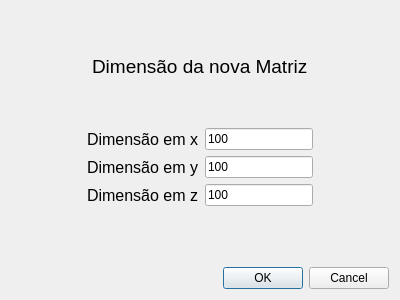
<?xml version="1.0" encoding="UTF-8"?>
<ui version="4.0">
 <class>JanelaNew</class>
 <widget class="QDialog" name="JanelaNew">
  <property name="geometry">
   <rect>
    <x>0</x>
    <y>0</y>
    <width>400</width>
    <height>300</height>
   </rect>
  </property>
  <property name="windowTitle">
   <string>Dialog</string>
  </property>
  <layout class="QVBoxLayout" name="verticalLayout_2" stretch="10,5,5,6">
   <item>
    <layout class="QHBoxLayout" name="horizontalLayout_4" stretch="0,0,0">
     <item>
      <spacer name="horizontalSpacer_4">
       <property name="orientation">
        <enum>Qt::Horizontal</enum>
       </property>
       <property name="sizeHint" stdset="0">
        <size>
         <width>40</width>
         <height>20</height>
        </size>
       </property>
      </spacer>
     </item>
     <item>
      <widget class="QLabel" name="label">
       <property name="font">
        <font>
         <family>Arial</family>
         <pointsize>14</pointsize>
        </font>
       </property>
       <property name="text">
        <string>Dimensão da nova Matriz</string>
       </property>
      </widget>
     </item>
     <item>
      <spacer name="horizontalSpacer_5">
       <property name="orientation">
        <enum>Qt::Horizontal</enum>
       </property>
       <property name="sizeHint" stdset="0">
        <size>
         <width>40</width>
         <height>20</height>
        </size>
       </property>
      </spacer>
     </item>
    </layout>
   </item>
   <item>
    <layout class="QVBoxLayout" name="verticalLayout">
     <item>
      <layout class="QHBoxLayout" name="horizontalLayout_5">
       <item>
        <spacer name="horizontalSpacer_11">
         <property name="orientation">
          <enum>Qt::Horizontal</enum>
         </property>
         <property name="sizeHint" stdset="0">
          <size>
           <width>40</width>
           <height>20</height>
          </size>
         </property>
        </spacer>
       </item>
       <item>
        <widget class="QLabel" name="label_5">
         <property name="font">
          <font>
           <family>Arial</family>
           <pointsize>12</pointsize>
          </font>
         </property>
         <property name="text">
          <string>Dimensão em x</string>
         </property>
        </widget>
       </item>
       <item>
        <widget class="QLineEdit" name="inputEixoX">
         <property name="inputMethodHints">
          <set>Qt::ImhPreferNumbers</set>
         </property>
         <property name="text">
          <string>100</string>
         </property>
         <property name="cursorPosition">
          <number>3</number>
         </property>
        </widget>
       </item>
       <item>
        <spacer name="horizontalSpacer_6">
         <property name="orientation">
          <enum>Qt::Horizontal</enum>
         </property>
         <property name="sizeHint" stdset="0">
          <size>
           <width>40</width>
           <height>20</height>
          </size>
         </property>
        </spacer>
       </item>
      </layout>
     </item>
     <item>
      <layout class="QHBoxLayout" name="horizontalLayout_8">
       <item>
        <spacer name="horizontalSpacer_12">
         <property name="orientation">
          <enum>Qt::Horizontal</enum>
         </property>
         <property name="sizeHint" stdset="0">
          <size>
           <width>40</width>
           <height>20</height>
          </size>
         </property>
        </spacer>
       </item>
       <item>
        <widget class="QLabel" name="label_8">
         <property name="font">
          <font>
           <family>Arial</family>
           <pointsize>12</pointsize>
          </font>
         </property>
         <property name="text">
          <string>Dimensão em y</string>
         </property>
        </widget>
       </item>
       <item>
        <widget class="QLineEdit" name="inputEixoY">
         <property name="inputMethodHints">
          <set>Qt::ImhNone</set>
         </property>
         <property name="text">
          <string>100</string>
         </property>
        </widget>
       </item>
       <item>
        <spacer name="horizontalSpacer_9">
         <property name="orientation">
          <enum>Qt::Horizontal</enum>
         </property>
         <property name="sizeHint" stdset="0">
          <size>
           <width>40</width>
           <height>20</height>
          </size>
         </property>
        </spacer>
       </item>
      </layout>
     </item>
     <item>
      <layout class="QHBoxLayout" name="horizontalLayout_9">
       <item>
        <spacer name="horizontalSpacer_13">
         <property name="orientation">
          <enum>Qt::Horizontal</enum>
         </property>
         <property name="sizeHint" stdset="0">
          <size>
           <width>40</width>
           <height>20</height>
          </size>
         </property>
        </spacer>
       </item>
       <item>
        <widget class="QLabel" name="label_9">
         <property name="font">
          <font>
           <family>Arial</family>
           <pointsize>12</pointsize>
          </font>
         </property>
         <property name="text">
          <string>Dimensão em z</string>
         </property>
        </widget>
       </item>
       <item>
        <widget class="QLineEdit" name="inputEixoZ">
         <property name="text">
          <string>100</string>
         </property>
        </widget>
       </item>
       <item>
        <spacer name="horizontalSpacer_10">
         <property name="orientation">
          <enum>Qt::Horizontal</enum>
         </property>
         <property name="sizeHint" stdset="0">
          <size>
           <width>40</width>
           <height>20</height>
          </size>
         </property>
        </spacer>
       </item>
      </layout>
     </item>
    </layout>
   </item>
   <item>
    <spacer name="verticalSpacer">
     <property name="orientation">
      <enum>Qt::Vertical</enum>
     </property>
     <property name="sizeHint" stdset="0">
      <size>
       <width>20</width>
       <height>40</height>
      </size>
     </property>
    </spacer>
   </item>
   <item>
    <widget class="QDialogButtonBox" name="buttonBox">
     <property name="font">
      <font>
       <family>Arial</family>
      </font>
     </property>
     <property name="orientation">
      <enum>Qt::Horizontal</enum>
     </property>
     <property name="standardButtons">
      <set>QDialogButtonBox::Cancel|QDialogButtonBox::Ok</set>
     </property>
    </widget>
   </item>
  </layout>
 </widget>
 <resources/>
 <connections>
  <connection>
   <sender>buttonBox</sender>
   <signal>accepted()</signal>
   <receiver>JanelaNew</receiver>
   <slot>accept()</slot>
   <hints>
    <hint type="sourcelabel">
     <x>248</x>
     <y>254</y>
    </hint>
    <hint type="destinationlabel">
     <x>157</x>
     <y>274</y>
    </hint>
   </hints>
  </connection>
  <connection>
   <sender>buttonBox</sender>
   <signal>rejected()</signal>
   <receiver>JanelaNew</receiver>
   <slot>reject()</slot>
   <hints>
    <hint type="sourcelabel">
     <x>316</x>
     <y>260</y>
    </hint>
    <hint type="destinationlabel">
     <x>286</x>
     <y>274</y>
    </hint>
   </hints>
  </connection>
 </connections>
</ui>
